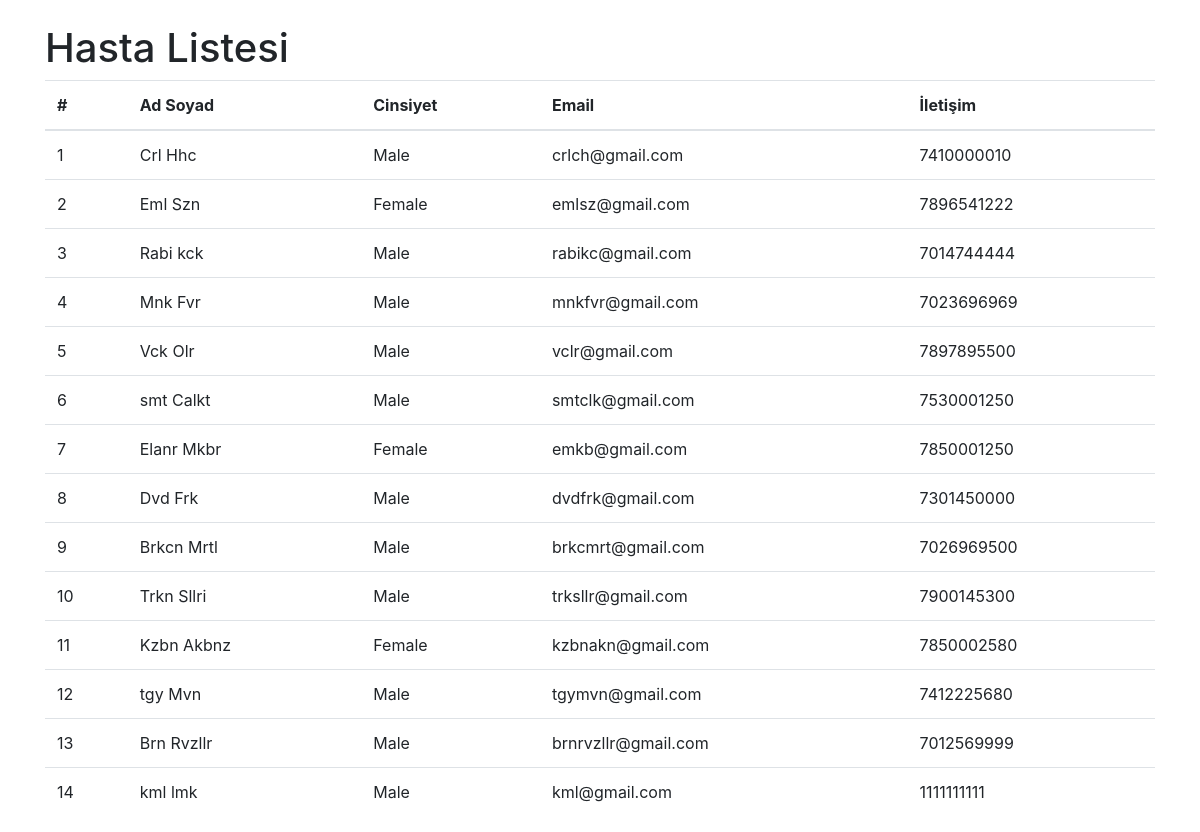
/hastane-otomasyonu/hastalar.php, run on the app's committed database.
### tables this page shows
CREATE TABLE `patreg` (
  `pid` int(11) NOT NULL,
  `fname` varchar(20) NOT NULL,
  `lname` varchar(20) NOT NULL,
  `gender` varchar(10) NOT NULL,
  `email` varchar(30) NOT NULL,
  `contact` varchar(10) NOT NULL,
  `password` varchar(30) NOT NULL,
  `cpassword` varchar(30) NOT NULL
);

### hastane-otomasyonu/hastalar.php (the view, shortened to what this page needs)
<?php
$con = mysqli_connect("localhost", "root", "", "hospitalms");
$query = "SELECT * FROM patreg";
$result = mysqli_query($con, $query);
?>
<!DOCTYPE html>
<html lang="tr">
<head>
    <link rel="stylesheet" href="https://cdn.jsdelivr.net/npm/bootstrap@4.6.2/dist/css/bootstrap.min.css">
</head>
<body>
    <div class="container mt-4">
        <h1>Hasta Listesi</h1>
        <table class="table table-hover">
            <thead>
                <tr>
                    <th scope="col">#</th>
                    <th scope="col">Ad Soyad</th>
                    <th scope="col">Cinsiyet</th>
                    <th scope="col">Email</th>
                    <th scope="col">İletişim</th>
                </tr>
            </thead>
            <tbody>
                <?php
                $cnt = 1;
                while ($row = mysqli_fetch_array($result)) {
                    $fname = $row['fname'];
                    $lname = $row['lname'];
                    $gender = $row['gender'];
                    $email = $row['email'];
                    $contact = $row['contact'];
                    echo "<tr>
                            <td>$cnt</td>
                            <td>$fname $lname</td>
                            <td>$gender</td>
                            <td>$email</td>
                            <td>$contact</td>
                          </tr>";
                    $cnt++;
                }
                ?>
            </tbody>
        </table>
    </div>
</body>
</html>

### data on the page
patreg: fname "Crl", lname "Hhc", gender "Male", email "crlch@gmail.com", contact "7410000010"
patreg: fname "Eml", lname "Szn", gender "Female", email "emlsz@gmail.com", contact "7896541222"
patreg: fname "Rabi", lname "kck", gender "Male", email "rabikc@gmail.com", contact "7014744444"
patreg: fname "Mnk", lname "Fvr", gender "Male", email "mnkfvr@gmail.com", contact "7023696969"
patreg: fname "Vck", lname "Olr", gender "Male", email "vclr@gmail.com", contact "7897895500"
patreg: fname "smt", lname "Calkt", gender "Male", email "smtclk@gmail.com", contact "7530001250"
patreg: fname "Elanr", lname "Mkbr", gender "Female", email "emkb@gmail.com", contact "7850001250"
patreg: fname "Dvd", lname "Frk", gender "Male", email "dvdfrk@gmail.com", contact "7301450000"
patreg: fname "Brkcn", lname "Mrtl", gender "Male", email "brkcmrt@gmail.com", contact "7026969500"
patreg: fname "Trkn", lname "Sllri", gender "Male", email "trksllr@gmail.com", contact "7900145300"
patreg: fname "Kzbn", lname "Akbnz", gender "Female", email "kzbnakn@gmail.com", contact "7850002580"
patreg: fname "tgy", lname "Mvn", gender "Male", email "tgymvn@gmail.com", contact "7412225680"
patreg: fname "Brn", lname "Rvzllr", gender "Male", email "brnrvzllr@gmail.com", contact "7012569999"
patreg: fname "kml", lname "lmk", gender "Male", email "kml@gmail.com", contact "1111111111"
